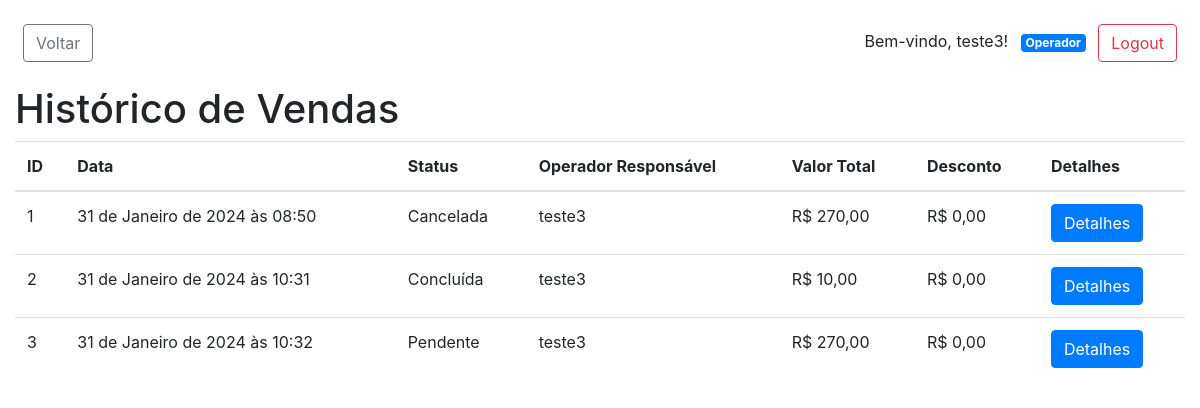
/pdvweb/historico_vendas/ (signed in), run on an earlier commit of the app's database.
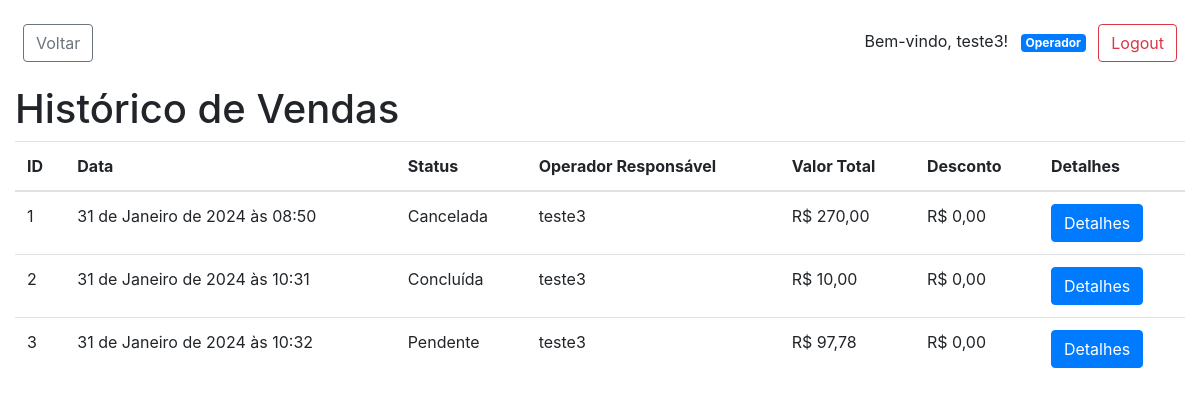
And on a later commit of the database.
### pdvweb/models.py (models this page shows, shortened)
class Venda(models.Model):
    STATUS_PENDENTE = 'pendente'
    STATUS_CONCLUIDA = 'concluida'
    STATUS_CANCELADA = 'cancelada'
    STATUS_CHOICES = [
        (STATUS_PENDENTE, 'Pendente'),
        (STATUS_CONCLUIDA, 'Concluída'),
        (STATUS_CANCELADA, 'Cancelada'),
    ]
    data = models.DateTimeField(default=timezone.now)
    produtos = models.ManyToManyField(
        Produto, through='ItemVenda', related_name='vendas')
    status = models.CharField(
        max_length=20, choices=STATUS_CHOICES, default=STATUS_PENDENTE)
    valor_total = models.DecimalField(
        max_digits=10, decimal_places=2, default=0.0)
    desconto = models.DecimalField(max_digits=5, decimal_places=2, default=0.0)
    operador_responsavel = models.ForeignKey(
        Operador, on_delete=models.SET_NULL, null=True, blank=True)
    cliente = models.ForeignKey(
        Cliente, on_delete=models.SET_NULL, null=True, blank=True)

class Operador(models.Model):
    nome = models.CharField(max_length=255)
    email = models.EmailField()
    telefone = models.CharField(max_length=20, blank=True, null=True)
    usuarios = models.ManyToManyField(
        'CustomUser', related_name='operadores', blank=True)

### pdvweb/views.py (the view)
# urls.py: path('historico_vendas/', views.historico_vendas, name='historico_vendas'),
@login_required
def historico_vendas(request):
    vendas = Venda.objects.all()
    return render(request, 'pdvweb/historico_vendas.html', {'vendas': vendas})

### pdvweb/templates/pdvweb/historico_vendas.html
{% extends 'pdvweb/base.html' %}
{% block content %}
  <h1>Histórico de Vendas</h1>
  <table class="table">
    <thead>
      <tr>
        <th>ID</th>
        <th>Data</th>
        <th>Status</th>
        <th>Operador Responsável</th>
        <th>Valor Total</th>
        <th>Desconto</th>
        <th>Detalhes</th>
      </tr>
    </thead>
    <tbody>
      {% for venda in vendas %}
        <tr>
          <td>{{ venda.id }}</td>
          <td>{{ venda.data }}</td>
          <td>{{ venda.get_status_display }}</td>
          <td>{% if venda.operador_responsavel %}{{ venda.operador_responsavel.nome }}{% else %}N/A{% endif %}</td>
          <td>R$ {{ venda.valor_total }}</td>
          <td>R$ {{ venda.desconto }}</td>
          <td><a href="{% url 'pdvweb:detalhes_venda' venda.id %}" class="btn btn-primary">Detalhes</a></td>
        </tr>
      {% endfor %}
    </tbody>
  </table>
{% endblock %}

What changed in the data, as far as the page shows it:
changed Venda "31 de Janeiro de 2024 às 10:32": valor_total "270,00" → "97,78"
